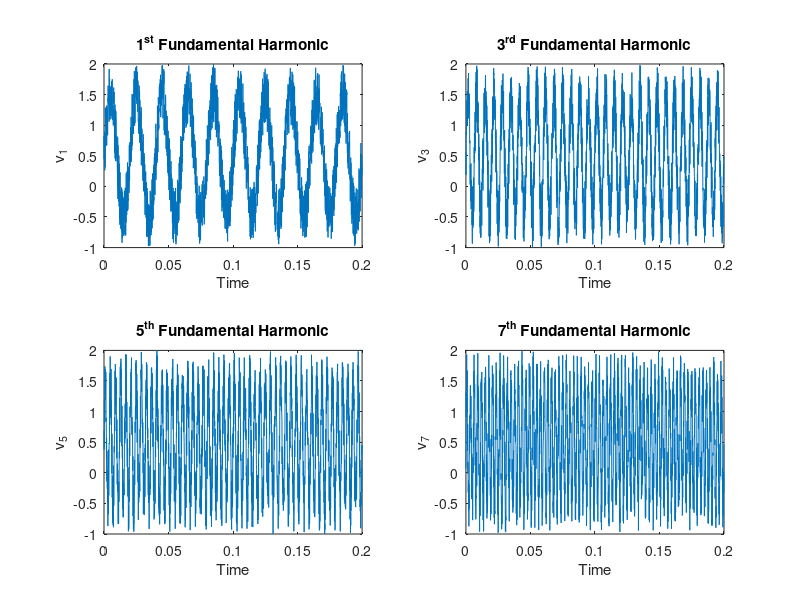

Write MATLAB code to recreate this figure. (Note: this script raises an error after producing the figure.)
% In FFT always try to take number of samples in the power of 2.
% Greater the samples greater will be the accuracy.

clc;
clear all;
close all;

fs = 10000; % Sampling Frequency
ts = 1/fs; % Sampled Time
t = 0:ts:0.2-ts; % Making intervals of the wave or sampling the wave.
L = length(t); % Number of Samples.
f = 50; % Fundamental Frequency = 50 Hz.
h1 = 1; % 1st Harmonic
h3 = 3; % 3rd Harmonic
h5 = 5; % 5th Harmonic
h7 = 7; % 7th Harmonic

v1 = 1*sin(2*pi*h1*f*t);
n1 = rand(1, length(v1)); % Generating a random number of sequence equal to the v1 signal's length.
v1_n1 = v1 + n1; % Adding random noise to the signal v1.

v3 = 1*sin(2*pi*h3*f*t);
n3 = rand(1, length(v3)); % Generating a random number of sequence equal to the v3 signal's length.
v3_n3 = v3 + n3; % Adding random noise to the signal v3.

v5 = 1*sin(2*pi*h5*f*t);
n5 = rand(1, length(v5)); % Generating a random number of sequence equal to the v5 signal's length.
v5_n5 = v5 + n5; % Adding random noise to the signal v5.

v7 = 1*sin(2*pi*h7*f*t);
n7 = rand(1, length(v7)); % Generating a random number of sequence equal to the v7 signal's length.
v7_n7 = v7 + n7; % Adding random noise to the signal v7.

v_sum_n = v1_n1 + v3_n3 + v5_n5 + v7_n7;

v_fft = fft(v_sum_n); % Taking Fast Fourier Transform of v_sum.
v_abs_with_random_amplitude = abs(v_fft); % Taking real values so that we can plot.
v_abs = 2*abs(v_fft)/L; % Correcting the Amplitude part so that graph can show correct amplitude of the harmonics also.
x_axis = (0:L-1)*fs/L;


% Plotting the Graphs of Waves.

figure (1)
subplot (2, 2, 1)
plot (t, v1_n1)
title('1^{st} Fundamental Harmonic')
xlabel('Time')
ylabel('v_1')

subplot (2, 2, 2)
plot (t, v3_n3)
title('3^{rd} Fundamental Harmonic')
xlabel('Time')
ylabel('v_3')

subplot (2, 2, 3)
plot (t, v5_n5)
title('5^{th} Fundamental Harmonic')
xlabel('Time')
ylabel('v_5')

subplot (2, 2, 4)
plot (t, v7_n7)
title('7^{th} Fundamental Harmonic')
xlabel('Time')
ylabel('v_7')
suptitle('1^{st}, 3^{rd}, 5^{th} and 7^{th} Harmonics') % We can use sgtitle also but it comes in the 2018th version of MATLAB.


figure (2)
plot (t, v_sum_n)
title('Overall sum of the wave containing 1st, 3rd, 5th and 7th Harmonics')
xlabel('Time')
ylabel('v_{sum}')


figure (3)
plot (x_axis, v_abs)
title('Fourier Transform of v_{sum}')
ylabel('v^{fft}_{sum}')